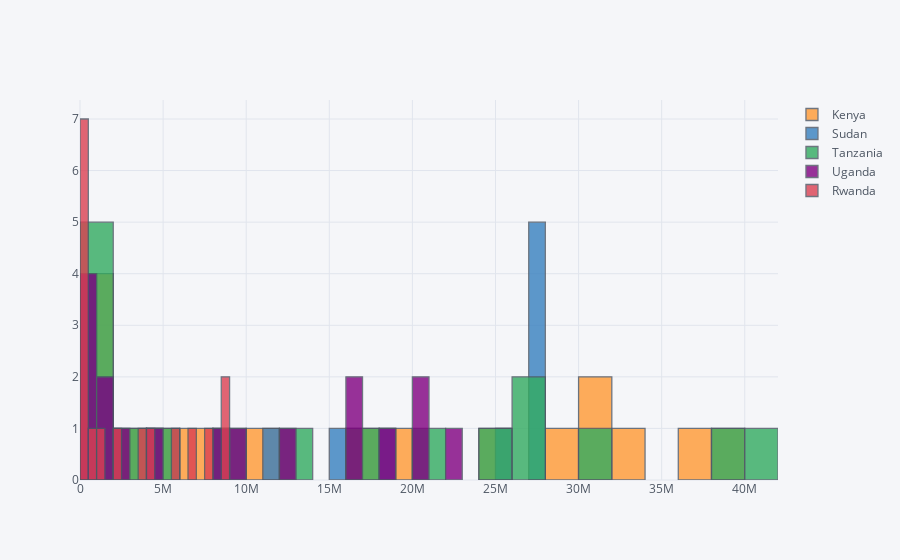

The cell this chart's notebook holds for it:
### Markdown cell above
## Histogram

### Code cell
df.iplot(kind='hist',bins=30)

### Figure 1 — Plotly figure (JSON) as saved in the notebook; plotly's stock layout.template omitted (floating-point values rounded to 4 significant figures)
{"data": [{"histfunc": "count", "histnorm": "", "marker": {"color": "rgba(255, 153, 51, 1.0)", "line": {"color": "#4D5663", "width": 1.3}}, "name": "Kenya", "nbinsx": 30, "opacity": 0.8, "orientation": "v", "type": "histogram", "x": [127404, 600000, 1187122, 1590785, 2546157, 4611970, 7340317, 11349412, 16303573, 19364559, 24968891, 28080771, 30731754, 31830003, 33632631, 37715944, 38982188]}, {"histfunc": "count", "histnorm": "", "marker": {"color": "rgba(55, 128, 191, 1.0)", "line": {"color": "#4D5663", "width": 1.3}}, "name": "Sudan", "nbinsx": 30, "opacity": 0.8, "orientation": "v", "type": "histogram", "x": [23000, 103846, 190778, 527233, 1048558, 1827940, 4683127, 8218092, 11991469, 15339895, 18093231, 25056185, 27658595, 27657875, 27796611, 27938507, 27807293]}, {"histfunc": "count", "histnorm": "", "marker": {"color": "rgba(50, 171, 96, 1.0)", "line": {"color": "#4D5663", "width": 1.3}}, "name": "Tanzania", "nbinsx": 30, "opacity": 0.8, "orientation": "v", "type": "histogram", "x": [110518, 275560, 606859, 1298000, 1942000, 2964000, 5609000, 8252000, 13006793, 17469486, 20983853, 25666455, 27219283, 27442823, 31862656, 39665600, 40044186]}, {"histfunc": "count", "histnorm": "", "marker": {"color": "rgba(128, 0, 128, 1.0)", "line": {"color": "#4D5663", "width": 1.3}}, "name": "Uganda", "nbinsx": 30, "opacity": 0.8, "orientation": "v", "type": "histogram", "x": [126913, 283520, 393310, 776169, 1165035, 1315300, 2008818, 4195278, 8554864, 9383734, 12828264, 16696992, 16356387, 18068648, 20365941, 20220273, 22838486]}, {"histfunc": "count", "histnorm": "", "marker": {"color": "rgba(219, 64, 82, 1.0)", "line": {"color": "#4D5663", "width": 1.3}}, "name": "Rwanda", "nbinsx": 30, "opacity": 0.8, "orientation": "v", "type": "histogram", "x": [39000, 65000, 82391, 130720, 137271, 222978, 314201, 635137, 1322637, 2429252, 3548761, 4446194, 5690751, 6689158, 7747019, 8759619, 8921533]}], "layout": {"barmode": "overlay", "legend": {"bgcolor": "#F5F6F9", "font": {"color": "#4D5663"}}, "paper_bgcolor": "#F5F6F9", "plot_bgcolor": "#F5F6F9", "titlefont": {"color": "#4D5663"}, "xaxis1": {"gridcolor": "#E1E5ED", "showgrid": true, "tickfont": {"color": "#4D5663"}, "title": "", "titlefont": {"color": "#4D5663"}, "zerolinecolor": "#E1E5ED"}, "yaxis1": {"gridcolor": "#E1E5ED", "showgrid": true, "tickfont": {"color": "#4D5663"}, "title": "", "titlefont": {"color": "#4D5663"}, "zerolinecolor": "#E1E5ED"}}}
